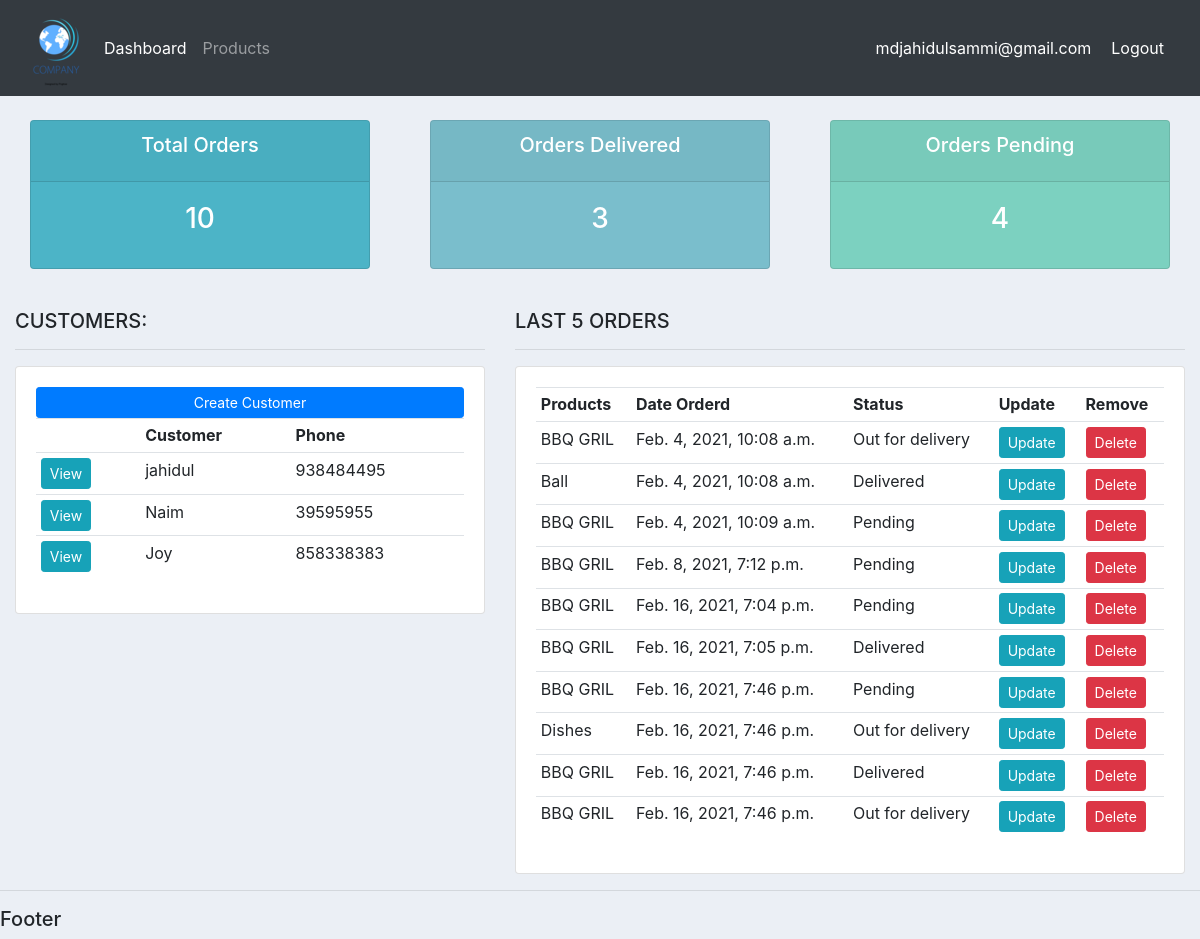
The app's page / (signed in) with its own data.
### accounts/models.py (models this page shows, shortened)
class Customer(models.Model):
    name = models.CharField(max_length=200, null=True)
    phone = models.CharField(max_length=200, null=True)
    email = models.CharField(max_length=200, null=True)
    date_created = models.DateTimeField(auto_now_add=True, null=True)

class Order(models.Model):
    STATUS = (
            ('Pending','Pending'),
            ('Out for delivery', 'Out for delivery'),
            ('Delivered', 'Delivered'),
            )
    customer = models.ForeignKey(Customer, null=True, on_delete= models.SET_NULL)
    product = models.ForeignKey(Products, null=True, on_delete= models.SET_NULL)
    date_created = models.DateTimeField(auto_now_add=True, null=True)
    status = models.CharField(max_length=200, null=True, choices=STATUS)
    note = models.CharField(max_length=200, null=True)

class Products(models.Model):
    CATEGORY = (
              ('Indoor', 'Indoor'),
              ('Out Door', 'Out Door'),
              )
    name = models.CharField(max_length=200, null=True)
    price = models.FloatField(null=True)
    category = models.CharField(max_length=200, null=True, choices=CATEGORY)
    description = models.CharField(max_length=200, null=True, blank=True)
    date_created = models.DateTimeField(auto_now_add=True, null=True)
    tag = models.ManyToManyField(Tag)
    def __str__(self):
        return self.name

### accounts/decorators.py (the view)
    def wrapper_function(request, *args, **kwargs):
        group = None
        if request.user.groups.exists():
            group = request.user.groups.all()[0].name
        if group == 'Customer':
            return redirect('user-page')
        if group == 'Admin':
            return view_func(request, *args, **kwargs)

### accounts/views.py (called while the page is built)
@login_required(login_url='login')
@admin_only
def home(request):
    orders = Order.objects.all()
    customers = Customer.objects.all()
    total_customer = customers.count()
    total_orders = orders.count()
    delivered = orders.filter(status='Delivered').count()
    pending = orders.filter(status='Pending').count()
    context = {'orders':orders, 'customers':customers,
    'total_orders': total_orders, 'delivered': delivered,
    'pending': pending}
    return render(request,'accounts/dashboard.html', context)

### accounts/templates/accounts/dashboard.html
{% extends 'accounts/main.html' %}
{% block content %}
{% include 'accounts/status.html' %}
<br>
<div class="row">
    <div class="col-md-5">
        <h5>CUSTOMERS:</h5>
        <hr>
        <div class="card card-body">
            <a class="btn btn-primary  btn-sm btn-block" href="">Create Customer</a>
            <table class="table table-sm">
                <tr>
                    <th></th>
                    <th>Customer</th>
                    <th>Phone</th>
                </tr>
                {% for customer in customers %}
                   <tr>
                       <td><a class="btn btn-sm btn-info" href="{% url 'customer' customer.id %}">View</a></td>
                       <td>{{customer.name}}</td>
                       <td>{{customer.phone}}</td>
                   </tr>
                {% endfor %}
            </table>
        </div>
    </div>
    <div class="col-md-7">
        <h5>LAST 5 ORDERS</h5>
        <hr>
        <div class="card card-body">
            <table class="table table-sm">
                <tr>
                    <th>Products</th>
                    <th>Date Orderd</th>
                    <th>Status</th>
                    <th>Update</th>
                    <th>Remove</th>
                </tr>
                {% for order in orders %}
                   <tr>
                       <td>{{order.product}}</td>
                       <td>{{order.date_created}}</td>
                       <td>{{order.status}}</td>
                       <td><a class="btn btn-sm btn-info" href="{% url 'update_order' order.id %}">Update</a></td>
                       <td><a class="btn btn-sm btn-danger"href="{% url 'delete_order' order.id %}">Delete</a></td>
                   </tr>
                {% endfor %}
            </table>
        </div>
    </div>
</div>
{% endblock %}

### accounts/templates/accounts/main.html (shortened to what this page needs)
{% load static %}
<!DOCTYPE html>
<html>
  <head>
    <link rel="stylesheet" href="https://stackpath.bootstrapcdn.com/bootstrap/4.4.1/css/bootstrap.min.css">
    <link rel="stylesheet" href="{% static 'css/main.css' %}">
  </head>
  <body>
    {% include 'accounts/navbar.html' %}
    <div class="container-fluid">
    {% block content %}
    {% endblock %}
    </div>
    <hr>
    <h5>Footer</h5>
  </body>
</html>

### accounts/templates/accounts/navbar.html (shortened to what this page needs)
{% load static %}
<nav class="navbar navbar-expand-lg navbar-dark bg-dark">
<img src="{% static 'images/logo1.png' %}">
<div class="collapse navbar-collapse" id="navbarNav">
  <ul class="navbar-nav">
    <li class="nav-item active">
      <a class="nav-link" href="{% url 'home' %}">Dashboard</a>
    </li>
    <li class="nav-item">
      <a class="nav-link" href="{% url 'products' %}">Products</a>
    </li>
  </ul>
</div>
<span class="hello-msg"> {{request.user}} </span>
<span><a class="hello-msg" href="{% url 'logout' %}">Logout</a></span>
</nav>

### accounts/templates/accounts/status.html
<br>
<div class="row">
    <div class="col">
        <div class="col-md">
            <div class="card text-center text-white  mb-3" id="total-orders">
                <div class="card-header">
                    <h5 class="card-title">Total Orders</h5>
                </div>
                <div class="card-body">
                    <h3 class="card-title">{{total_orders}}</h3>
                </div>
            </div>
        </div>
    </div>
    <div class="col">
        <div class="col-md">
            <div class="card text-center text-white mb-3" id="orders-delivered">
                <div class="card-header">
                    <h5 class="card-title">Orders Delivered</h5>
                </div>
                <div class="card-body">
                    <h3 class="card-title">{{delivered}}</h3>
                </div>
            </div>
        </div>
    </div>
    <div class="col">
        <div class="col-md">
            <div class="card text-center text-white mb-3" id="orders-pending">
                <div class="card-header">
                    <h5 class="card-title">Orders Pending</h5>
                </div>
                <div class="card-body">
                    <h3 class="card-title">{{pending}}</h3>
                </div>
            </div>
        </div>
    </div>
</div>

### static/css/main.css (style rules this page uses)
body { background-color: #ebeff5; }
#total-orders { background-color: #4cb4c7; }
#orders-delivered { background-color: #7abecc; }
#orders-pending { background-color: #7CD1C0; }

### accounts/templates/accounts/navbar.html (style rules this page uses)
.hello-msg { front-size: 18px; color: #fff; margin-right: 20px }

### records on screen
Customer: name "jahidul", phone "938484495"
Customer: name "Naim", phone "39595955"
Customer: name "Joy", phone "858338383"
Order: product "BBQ GRIL", date_created "Feb. 4, 2021, 10:08 a.m.", status "Out for delivery"
Order: product "Ball", date_created "Feb. 4, 2021, 10:08 a.m.", status "Delivered"
Order: product "BBQ GRIL", date_created "Feb. 4, 2021, 10:09 a.m.", status "Pending"
Order: product "BBQ GRIL", date_created "Feb. 8, 2021, 7:12 p.m.", status "Pending"
Order: product "BBQ GRIL", date_created "Feb. 16, 2021, 7:04 p.m.", status "Pending"
Order: product "BBQ GRIL", date_created "Feb. 16, 2021, 7:05 p.m.", status "Delivered"
Order: product "BBQ GRIL", date_created "Feb. 16, 2021, 7:46 p.m.", status "Pending"
Order: product "Dishes", date_created "Feb. 16, 2021, 7:46 p.m.", status "Out for delivery"
Order: product "BBQ GRIL", date_created "Feb. 16, 2021, 7:46 p.m.", status "Delivered"
Order: product "BBQ GRIL", date_created "Feb. 16, 2021, 7:46 p.m.", status "Out for delivery"

### other values on screen
{{ request.user }} "mdjahidulsammi@gmail.com"
{{ total_orders }} "10"
{{ delivered }} "3"
{{ pending }} "4"
